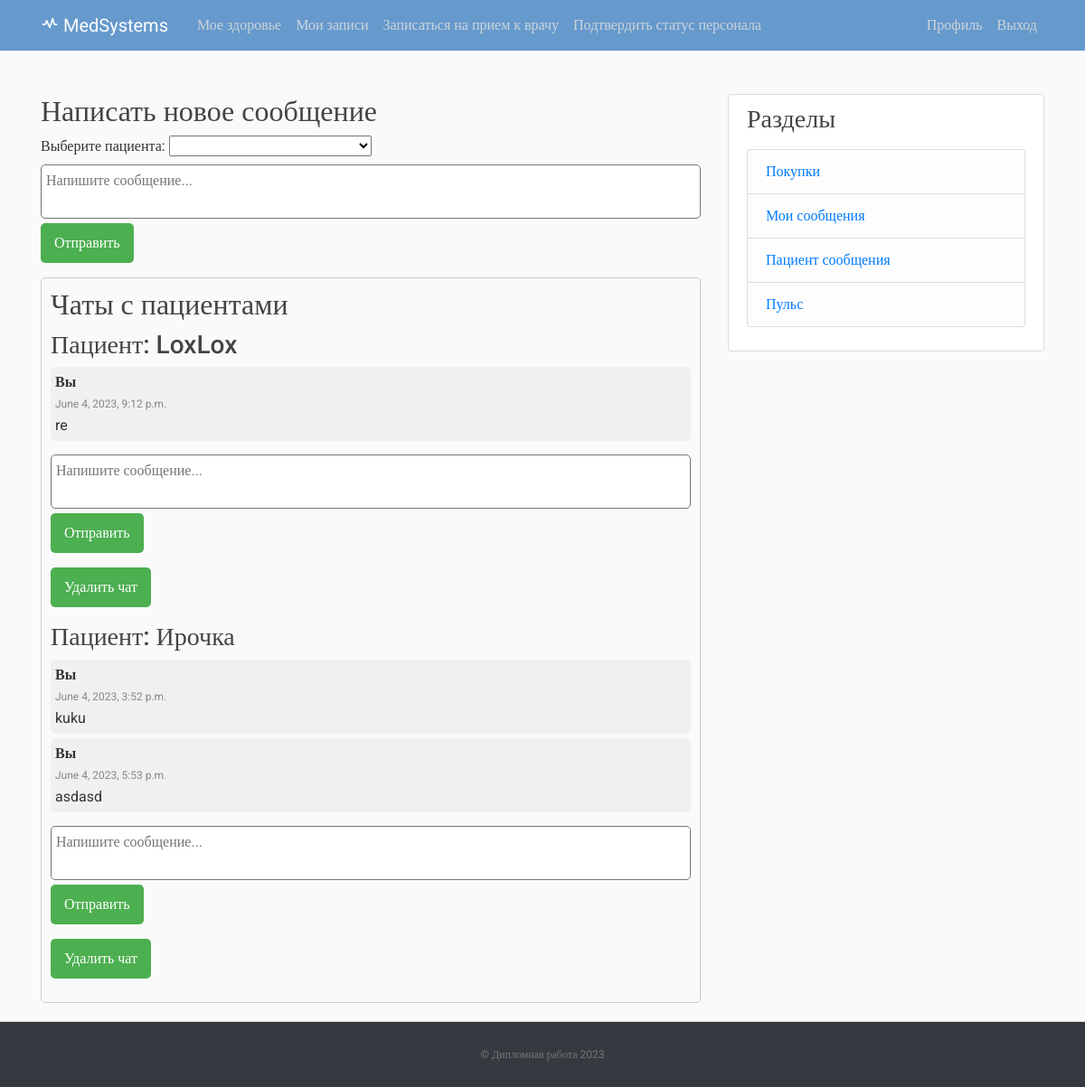
The app's page /message/view/doctor/ (signed in) with its own data.
### users/models.py (models this page shows, shortened)
class Profile(models.Model):
    user = models.OneToOneField(User, on_delete=models.CASCADE)
    image = models.ImageField(default='default.jpg', upload_to='profile_pics')
    full_name = models.CharField(max_length=255, default='FIO')
    polis = models.CharField(max_length=20, blank=True, null=True)
    phone_number = models.CharField(max_length=20, blank=True, null=True)
    heart_rate = models.IntegerField(null=True)
    diet = models.ForeignKey('Diet', on_delete=models.SET_NULL, blank=True, null=True)
    date_of_birth = models.DateField(blank=True, null=True)
    address = models.CharField(max_length=255, blank=True, null=True)
    medical_history = models.TextField(blank=True, null=True)
    email_key = models.CharField(max_length=255, default='Nz2cNLSLUb3UhKf6eQvb')
    email_sender = models.CharField(max_length=255, default='ivankov2001@gmail.com')

class Message(models.Model):
    sender = models.ForeignKey(User, on_delete=models.CASCADE, related_name='sent_messages')
    recipient = models.ForeignKey(User, on_delete=models.CASCADE, related_name='received_messages')
    text = models.TextField()
    timestamp = models.DateTimeField(auto_now_add=True)

### users/views.py (the view, shortened to what this page needs)
# urls.py: path('message/view/doctor/', user_views.message_view_doctor, name='message_view_doctor'),
def message_view_doctor(request):
    if request.user.groups.filter(name='Мед.персонал').exists():
        all_patients = User.objects.filter(groups__name='Пациент')
        chats = []
        for patient in all_patients:
            messages = Message.objects.filter(Q(sender=request.user, recipient=patient) | Q(sender=patient, recipient=request.user)).order_by('-timestamp')
            if messages:
                chat = {
                    'patient': patient,
                    'messages': messages
                }
                chats.append(chat)
        return render(request, 'users/message_view_doctor.html', {'chats': chats, 'all_patients': all_patients})
    else:
        return HttpResponse('У вас нет доступа к этой странице.')

### blog/templatetags/group_permissions.py (called while the page is built)
@register.filter(name='has_group')
def has_group(user, group_name):
    group = Group.objects.get(name=group_name)
    return group in user.groups.all()

### users/templates/users/message_view_doctor.html (shortened to what this page needs)
{% extends "blog/base.html" %}
{% block content %}
    {% load static %}
    <link rel="stylesheet" type="text/css" href="{% static 'blog/chat.css' %}">
   <div class="new-message-container">
        <h2>Написать новое сообщение</h2>
        <form method="post" action="{% url 'message_view_doctor' %}">
            <label for="patient">Выберите пациента:</label>
            <select name="patient" id="patient" class="select2">
                <option value=""></option>
                {% for patient in all_patients %}
                    <option value="{{ patient.id }}">{{ patient.profile.full_name }}</option>
                {% endfor %}
            </select>
            <br>
            <textarea name="message" placeholder="Напишите сообщение..."></textarea>
            <br>
            <button type="submit">Отправить</button>
        </form>
    </div>
    <div class="chat-container" id="chat-container">
        <h2>Чаты с пациентами</h2>
        {% for chat in chats %}
            <div class="chat">
                <h3>Пациент: {{ chat.patient.profile.full_name }}</h3>
                <div class="message-container">
                    {% for message in chat.messages reversed %}
                        {% if message.sender == request.user %}
                            <div class="message sent">
                                <p class="sender">Вы</p>
                                <p class="timestamp">{{ message.timestamp }}</p>
                                <p class="text">{{ message.text }}</p>
                            </div>
                        {% else %}
                            <div class="message received">
                                <p class="sender">{{ message.sender.profile.full_name }}</p>
                                <p class="timestamp">{{ message.timestamp }}</p>
                                <p class="text">{{ message.text }}</p>
                            </div>
                        {% endif %}
                    {% empty %}
                        <p>Нет сообщений</p>
                    {% endfor %}
                </div>
                <form method="post" action="{% url 'message_send' recipient_id=chat.patient.id %}">
                    <textarea name="message" placeholder="Напишите сообщение..."></textarea>
                    <button type="submit">Отправить</button>
                </form>
<form method="post" action="{% url 'chat_delete' recipient_id=chat.patient.id %}">
    <button type="submit">Удалить чат</button>
</form>
            </div>
        {% endfor %}
    </div>
{% endblock content %}

### blog/static/blog/main.css (style rules this page uses)
﻿body, html { width:100%; height:100% }
body { margin:0; padding:0; background: #fafafa; color: #333333; margin-top: 5rem; font-family:Roboto; }
h1, h2, h3, h4, h5, h6 { color: #444444; }

### blog/static/blog/chat.css (style rules this page uses)
.chat-container { border: 1px solid #ccc; border-radius: 5px; padding: 10px; margin-bottom: 20px; }
.message-container { max-height: 200px; overflow-y: scroll; margin-bottom: 10px; }
.message { background-color: #f0f0f0; padding: 5px; border-radius: 5px; margin-bottom: 5px; }
.sender { font-weight: bold; margin-bottom: 3px; }
.timestamp { font-size: 12px; color: #888; margin-bottom: 3px; }
.text { margin-bottom: 0; }
textarea { width: 100%; height: 60px; border-radius: 5px; padding: 5px; resize: none; margin-bottom: 5px; }
button { background-color: #4CAF50; color: white; padding: 10px 15px; border: none; border-radius: 5px; cursor: pointer; }

### records on screen
Message: timestamp "June 4, 2023, 9:12 p.m.", text "re"
Message: timestamp "June 4, 2023, 3:52 p.m.", text "kuku"
Message: timestamp "June 4, 2023, 5:53 p.m.", text "asdasd"

### other values on screen
{{ chat.patient.profile.full_name }} "LoxLox"
{{ chat.patient.profile.full_name }} "Ирочка"
